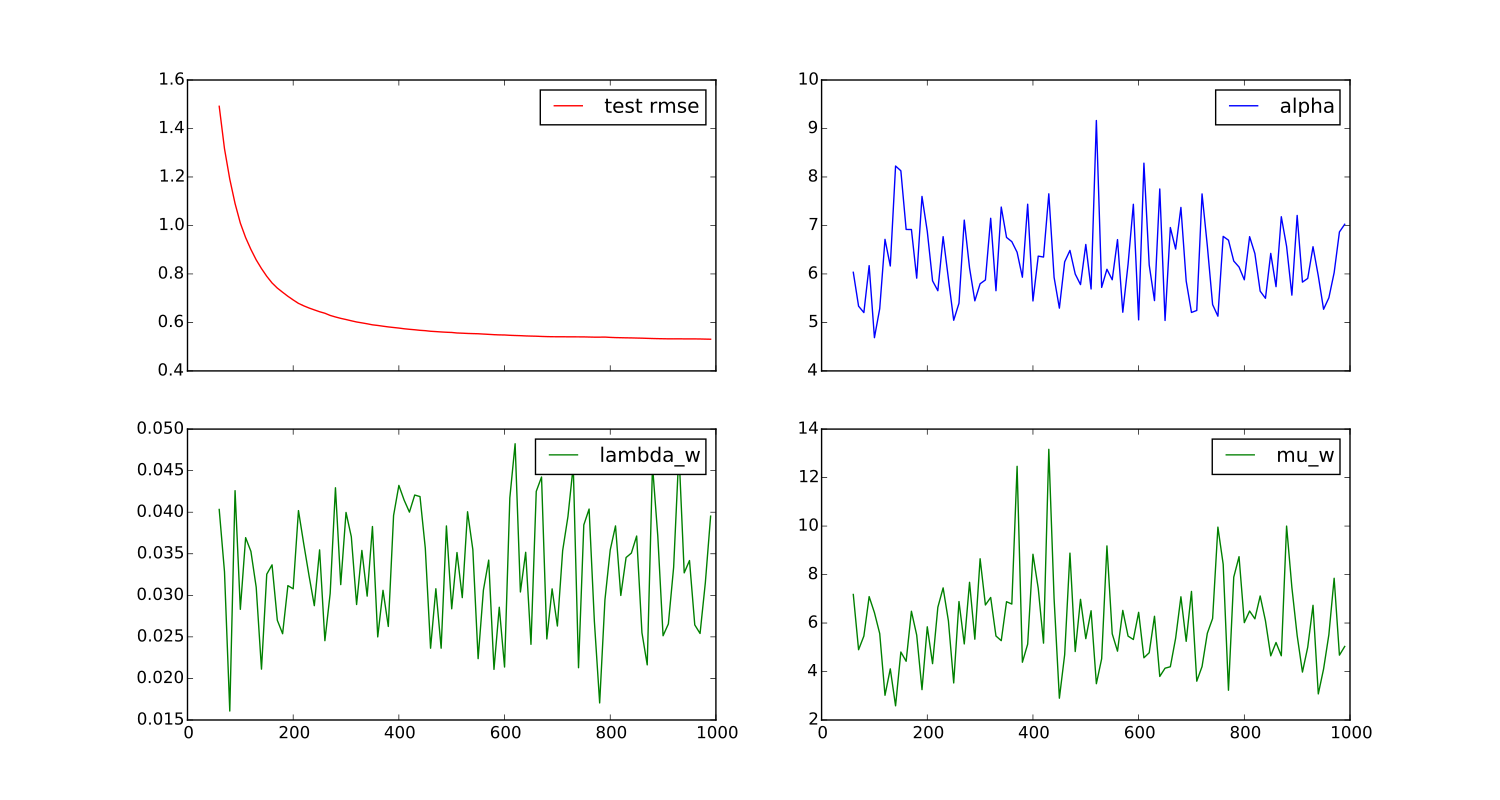

This figure's Python source:
import numpy as np
from sklearn.metrics import mean_squared_error
from sklearn.cross_validation import train_test_split

from fastFM.datasets import make_user_item_regression
from fastFM import mcmc

n_iter = 100
step_size = 10
seed = 123
rank = 3

X, y, coef = make_user_item_regression(label_stdev=.4)
X_train, X_test, y_train, y_test = train_test_split(
    X, y, test_size=0.33)

fm = mcmc.FMRegression(n_iter=0, rank=rank, random_state=seed)
# Allocates and initalizes the model and hyper parameter.
fm.fit_predict(X_train, y_train, X_test)

rmse_test = []
rmse_new = []
hyper_param = np.zeros((n_iter -1, 3 + 2 * rank), dtype=np.float64)
for nr, i in enumerate(range(1, n_iter)):
    fm.random_state = i * seed
    y_pred = fm.fit_predict(X_train, y_train, X_test, n_more_iter=step_size)
    rmse_test.append(np.sqrt(mean_squared_error(y_pred, y_test)))
    hyper_param[nr, :] = fm.hyper_param_

values = np.arange(1, n_iter)
x = values * step_size
burn_in = 5
x = x[burn_in:]

from matplotlib import pyplot as plt
fig, axes = plt.subplots(nrows=2, ncols=2, sharex=True, figsize=(15, 8))

axes[0, 0].plot(x, rmse_test[burn_in:], label='test rmse', color="r")
axes[0, 0].legend()
axes[0, 1].plot(x, hyper_param[burn_in:,0], label='alpha', color="b")
axes[0, 1].legend()
axes[1, 0].plot(x, hyper_param[burn_in:,1], label='lambda_w', color="g")
axes[1, 0].legend()
axes[1, 1].plot(x, hyper_param[burn_in:,3], label='mu_w', color="g")
axes[1, 1].legend()
